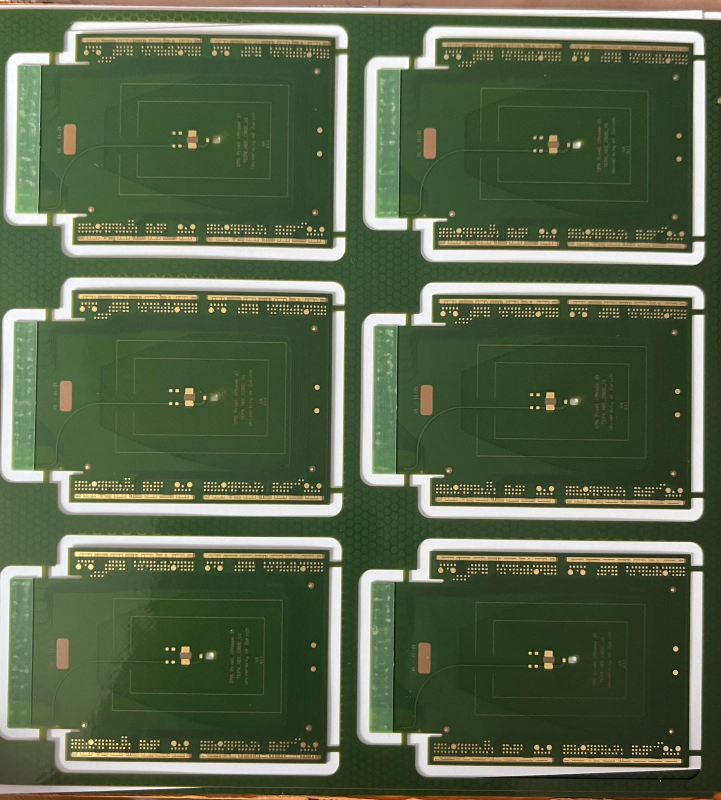
#> input picture test/module.jpeg, 1441 x 1600 px (shown at 1/2 size)
$ python shai-algorithm.py
#> lines starting #> are read from the running program, lines starting #| are printed output that depends on the picture; after the words box and inside, x2 and y2 are one past the last pixel; in counts of white or black regions, pixels touching at a corner belong together
#> further down, image is the input picture: shape (1600, 1441, 3); mean B, G, R 75.6, 103.2, 89.7
# organizing imports
import cv2
import numpy as np


def shi_tomasi(image):

    #Converting to grayscale
    gray_img = cv2.cvtColor(image,cv2.COLOR_BGR2GRAY)
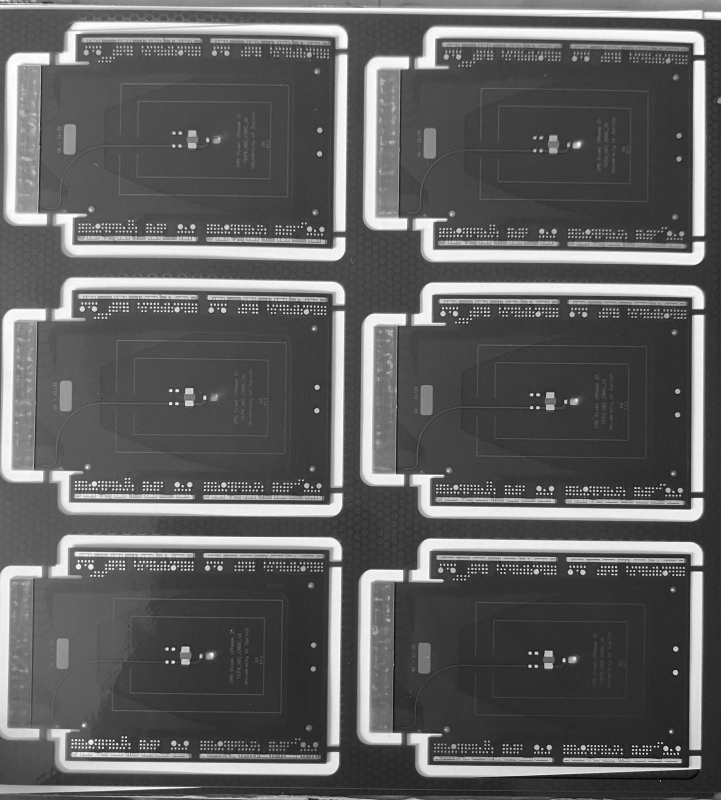
#> gray_img: shape (1600, 1441) (shown at 1/2 size); min 2, max 255, mean 96

    #Specifying maximum number of corners as 1000
    # 0.01 is the minimum quality level below which the corners are rejected
    # 10 is the minimum euclidean distance between two corners
    corners_img = cv2.goodFeaturesToTrack(gray_img,4000,0.03,0.1)

    corners_img = np.int0(corners_img)

    for corners in corners_img:

        x,y = corners.ravel()
        #Circling the corners in green
        cv2.circle(image,(x,y),3,[0,255,0],-1)
#> this loop made 4000 passes
#> (x, y) on passes 1 to 3: (1308, 1492), (1323, 1485), (1342, 1508)
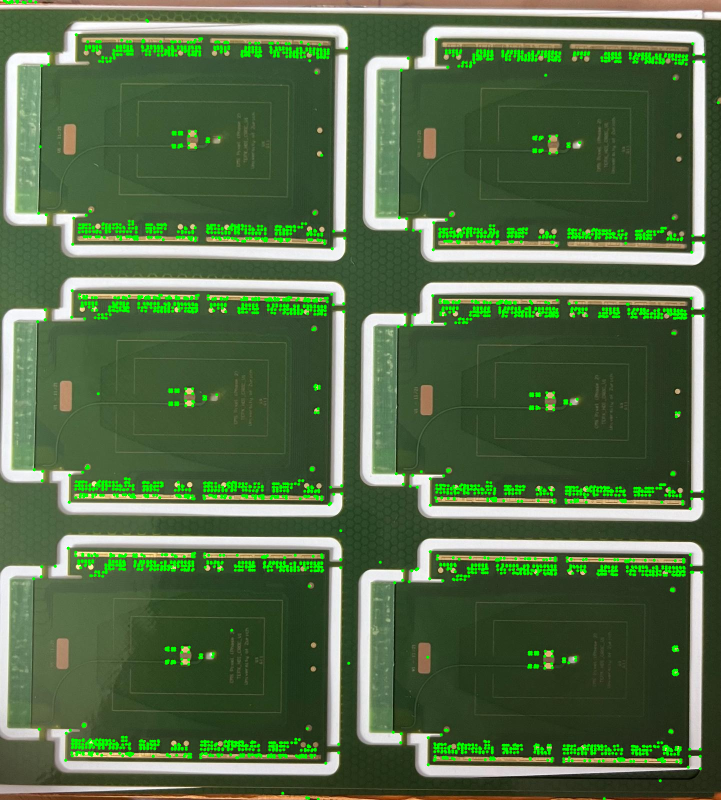
#> image: shape (1600, 1441, 3) (shown at 1/2 size); 3.94% of pixels changed, all inside (x1, y1, x2, y2) = (5, 0, 1440, 1600)

    return image

if __name__=='__main__':

    #camera = cv2.VideoCapture(0)
    #return_value, image = camera.read()
    image = cv2.imread('module.jpeg')
    corners_image = shi_tomasi(image)
    cv2.imwrite('picture.png', image)
